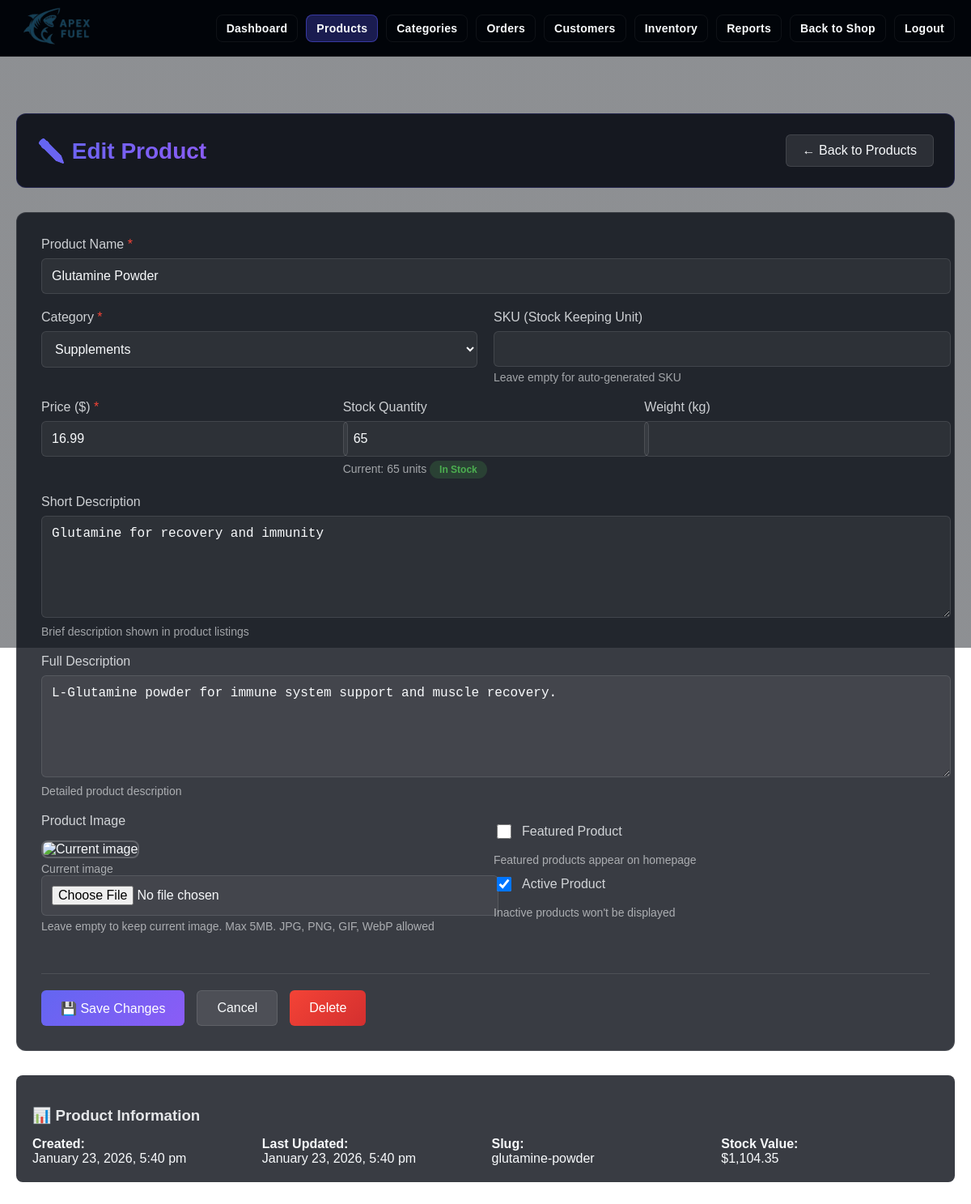
The app's page /HTML/admin/edit_product.php?id=10 (signed in) with its own data.
### tables this page shows
CREATE TABLE products (
    id INT PRIMARY KEY AUTO_INCREMENT,
    category_id INT NOT NULL,
    name VARCHAR(255) NOT NULL,
    slug VARCHAR(255) NOT NULL UNIQUE,
    description TEXT,
    short_description TEXT,
    price DECIMAL(10, 2) NOT NULL,
    compare_price DECIMAL(10, 2),
    cost_price DECIMAL(10, 2),
    sku VARCHAR(100) UNIQUE,
    barcode VARCHAR(100),
    image_url VARCHAR(500),
    image_urls JSON,
    stock_quantity INT DEFAULT 0,
    weight DECIMAL(10, 2),
    is_featured BOOLEAN DEFAULT FALSE,
    is_active BOOLEAN DEFAULT TRUE,
    tags JSON,
    specifications JSON,
    created_at TIMESTAMP DEFAULT CURRENT_TIMESTAMP,
    updated_at TIMESTAMP DEFAULT CURRENT_TIMESTAMP ON UPDATE CURRENT_TIMESTAMP,
    FOREIGN KEY (category_id) REFERENCES categories(id) ON DELETE CASCADE,
    INDEX idx_slug (slug),
    INDEX idx_category (category_id),
    INDEX idx_featured (is_featured),
    INDEX idx_active (is_active)
);

CREATE TABLE categories (
    id INT PRIMARY KEY AUTO_INCREMENT,
    name VARCHAR(100) NOT NULL UNIQUE,
    slug VARCHAR(100) NOT NULL UNIQUE,
    description TEXT,
    image_url VARCHAR(500),
    is_active BOOLEAN DEFAULT TRUE,
    created_at TIMESTAMP DEFAULT CURRENT_TIMESTAMP
);

### HTML/admin/edit_product.php (the view, shortened to what this page needs)
<?php
require_once '../../PHP/auth.php';
try {
    $conn = getDBConnection();
} catch (Exception $e) {
    die("Database connection failed: " . $e->getMessage());
}
$product_id = intval($_GET['id'] ?? 0);
$stmt = $conn->prepare("SELECT * FROM products WHERE id = ?");
$stmt->bind_param("i", $product_id);
if (!$stmt->execute()) {
    die("Execute failed: " . $stmt->error);
}
$result = $stmt->get_result();
$product = $result->fetch_assoc();
$categories_result = $conn->query("SELECT id, name FROM categories WHERE is_active = 1 ORDER BY name");
$categories = $categories_result->fetch_all(MYSQLI_ASSOC);
?>
<!DOCTYPE html>
<html lang="en">
<head>
    <link rel="stylesheet" href="../../CSS/Home.css">
    <link rel="stylesheet" href="../../CSS/admin/admin_common.css">
    <link rel="stylesheet" href="../../CSS/admin/admin_forms.css">
    <link rel="stylesheet" href="../../CSS/admin/admin_tables.css">
    <link rel="stylesheet" href="../../CSS/admin/admin_charts.css">
</head>
<body>
    <?php include 'admin_navbar.php'; ?>
    <div class="admin-container">
        <div class="admin-header">
            <h1>✏️ Edit Product</h1>
            <a href="products.php" class="admin-back-btn">← Back to Products</a>
        </div>
        <form method="POST" enctype="multipart/form-data" class="admin-form" id="productForm">
            <div class="admin-form-group">
                <label for="name" class="required">Product Name</label>
                <input type="text" id="name" name="name" class="admin-form-control"
                       value="<?php echo htmlspecialchars($product['name']); ?>"
                       required>
            </div>
            <div class="admin-form-row">
                <div class="admin-form-group">
                    <label for="category_id" class="required">Category</label>
                    <select id="category_id" name="category_id" class="admin-form-control" required>
                        <?php foreach ($categories as $category): ?>
                            <option value="<?php echo $category['id']; ?>"
                                <?php echo $product['category_id'] == $category['id'] ? 'selected' : ''; ?>>
                                <?php echo htmlspecialchars($category['name']); ?>
                            </option>
                        <?php endforeach; ?>
                    </select>
                </div>
                <div class="admin-form-group">
                    <label for="sku">SKU (Stock Keeping Unit)</label>
                    <input type="text" id="sku" name="sku" class="admin-form-control"
                           value="<?php echo htmlspecialchars($product['sku'] ?? ''); ?>">
                    <span class="admin-form-hint">Leave empty for auto-generated SKU</span>
                </div>
            </div>
            <div class="admin-form-row">
                <div class="admin-form-group">
                    <label for="price" class="required">Price ($)</label>
                    <input type="number" id="price" name="price" class="admin-form-control"
                           value="<?php echo number_format($product['price'], 2); ?>"
                           step="0.01" min="0.01" required>
                </div>
                <div class="admin-form-group">
                    <label for="stock_quantity">Stock Quantity</label>
                    <input type="number" id="stock_quantity" name="stock_quantity" class="admin-form-control"
                           value="<?php echo $product['stock_quantity']; ?>"
                           min="0">
                    <span class="admin-form-hint">
                        Current: <?php echo $product['stock_quantity']; ?> units
                        <span class="admin-stock-badge <?php echo $product['stock_quantity'] == 0 ? 'admin-stock-danger' : 'admin-stock-success'; ?>">
                            <?php echo $product['stock_quantity'] == 0 ? 'Out of Stock' : ($product['stock_quantity'] < 10 ? 'Low Stock' : 'In Stock'); ?>
                        </span>
                    </span>
                </div>
                <div class="admin-form-group">
                    <label for="weight">Weight (kg)</label>
                    <input type="number" id="weight" name="weight" class="admin-form-control"
                           value="<?php echo htmlspecialchars($product['weight'] ?? ''); ?>"
                           step="0.01" min="0">
                </div>
            </div>
            <div class="admin-form-group">
                <label for="short_description">Short Description</label>
                <textarea id="short_description" name="short_description" class="admin-form-control"
                          rows="2"><?php echo htmlspecialchars($product['short_description'] ?? ''); ?></textarea>
                <span class="admin-form-hint">Brief description shown in product listings</span>
            </div>
            <div class="admin-form-group">
                <label for="description">Full Description</label>
                <textarea id="description" name="description" class="admin-form-control"
                          rows="4"><?php echo htmlspecialchars($product['description'] ?? ''); ?></textarea>
                <span class="admin-form-hint">Detailed product description</span>
            </div>
            <div class="admin-form-row">
                <div class="admin-form-group">
                    <label for="image">Product Image</label>
                    <?php if (!empty($product['image_url'])): ?>
                        <div class="admin-current-image">
                            <img src="../../<?php echo htmlspecialchars($product['image_url']); ?>"
                                 alt="Current image"
                                 onerror="this.src='../../Images/placeholder.jpg'">
                            <span class="admin-form-hint">Current image</span>
                        </div>
                    <?php endif; ?>
                    <input type="file" id="image" name="image" class="admin-form-control" accept="image/*">
                    <span class="admin-form-hint">Leave empty to keep current image. Max 5MB. JPG, PNG, GIF, WebP allowed</span>
                </div>
                <div class="admin-form-group">
                    <div class="admin-checkbox-group">
                        <input type="checkbox" id="is_featured" name="is_featured" value="1"
                               <?php echo $product['is_featured'] ? 'checked' : ''; ?>>
                        <label for="is_featured">Featured Product</label>
                    </div>
                    <span class="admin-form-hint">Featured products appear on homepage</span>
                    <div class="admin-checkbox-group">
                        <input type="checkbox" id="is_active" name="is_active" value="1"
                               <?php echo $product['is_active'] ? 'checked' : ''; ?>>
                        <label for="is_active">Active Product</label>
                    </div>
                    <span class="admin-form-hint">Inactive products won't be displayed</span>
                </div>
            </div>
            <div class="admin-form-actions">
                <button type="submit" class="admin-btn admin-btn-primary">💾 Save Changes</button>
                <a href="products.php" class="admin-btn admin-btn-secondary">Cancel</a>
                <a href="products.php?delete=<?php echo $product_id; ?>"
                   class="admin-btn admin-btn-danger"
                   onclick="return confirm('Are you sure you want to delete this product? This will mark it as inactive.')">Delete</a>
            </div>
        </form>
        <div style="margin-top: 30px; padding: 20px; background: var(--admin-card); border-radius: 8px;">
            <h3 style="color: rgba(248,250,252,0.9); margin-bottom: 15px;">📊 Product Information</h3>
            <div style="display: grid; grid-template-columns: repeat(auto-fit, minmax(200px, 1fr)); gap: 15px;">
                <div>
                    <strong>Created:</strong><br>
                    <?php echo date('F j, Y, g:i a', strtotime($product['created_at'])); ?>
                </div>
                <div>
                    <strong>Last Updated:</strong><br>
                    <?php echo date('F j, Y, g:i a', strtotime($product['updated_at'])); ?>
                </div>
                <div>
                    <strong>Slug:</strong><br>
                    <?php echo htmlspecialchars($product['slug']); ?>
                </div>
                <div>
                    <strong>Stock Value:</strong><br>
                    $<?php echo number_format($product['stock_quantity'] * $product['price'], 2); ?>
                </div>
            </div>
        </div>
    </div>
</body>
</html>

### CSS/Home.css (style rules this page uses)
body { margin: 0; font-family: Arial, Helvetica, sans-serif; background-image: linear-gradient(rgba(3,8,15,0.45), rgba(3,8,15,0.45)), url("../Images/HomePagebackground.png"); background-size: cover; background-position: center; background-repeat: no-repeat; padding-top: 60px; }
html { scroll-behavior: smooth; }

### CSS/admin/admin_common.css (style rules this page uses)
:root { --admin-primary: #6366f1; --admin-secondary: #8b5cf6; --admin-dark: rgba(8,12,20,0.9); --admin-card: rgba(8,12,20,0.8); --admin-border: rgba(255,255,255,0.1); --admin-text: #f8fafc; --admin-text-secondary: rgba(248,250,252,0.8); --admin-success: #4CAF50; --admin-error: #f44336; --admin-warning: #FF9800; }
.admin-container { max-width: 1400px; margin: 80px auto 40px; padding: 0 20px; color: var(--admin-text); }
.admin-header { display: flex; justify-content: space-between; align-items: center; margin-bottom: 30px; padding: 25px; background: var(--admin-dark); border-radius: 12px; border: 1px solid rgba(87,87,243,0.2); }
.admin-header h1 { font-size: 28px; background: linear-gradient(135deg, var(--admin-primary), var(--admin-secondary)); -webkit-background-clip: text; -webkit-text-fill-color: transparent; margin: 0; display: flex; align-items: center; gap: 10px; }
.admin-btn { padding: 12px 24px; border-radius: 6px; text-decoration: none; border: none; font-size: 16px; font-weight: 500; transition: all 0.2s; cursor: pointer; display: inline-flex; align-items: center; gap: 8px; }
.admin-btn-primary { background: linear-gradient(135deg, var(--admin-primary), var(--admin-secondary)); color: white; }
.admin-btn-secondary { background: rgba(255,255,255,0.1); color: var(--admin-text); border: 1px solid var(--admin-border); }
.admin-btn-danger { background: linear-gradient(135deg, #f44336, #d32f2f); color: white; }
.admin-back-btn { background: rgba(255,255,255,0.1); color: var(--admin-text); padding: 10px 20px; border-radius: 6px; text-decoration: none; border: 1px solid var(--admin-border); transition: all 0.2s; }

### CSS/admin/admin_forms.css (style rules this page uses)
.admin-form { background: var(--admin-card); padding: 30px; border-radius: 12px; border: 1px solid var(--admin-border); }
.admin-form-group { margin-bottom: 20px; }
.admin-form-group label { display: block; margin-bottom: 8px; color: var(--admin-text-secondary); font-weight: 500; }
.admin-form-group label.required::after { content: ' *'; color: #f44336; }
.admin-form-control { width: 100%; padding: 12px; background: rgba(255,255,255,0.05); border: 1px solid var(--admin-border); border-radius: 6px; color: var(--admin-text); font-size: 16px; transition: border-color 0.2s; }
textarea.admin-form-control { resize: vertical; min-height: 100px; }
.admin-form-row { display: grid; grid-template-columns: repeat(auto-fit, minmax(200px, 1fr)); gap: 20px; }
.admin-checkbox-group { display: flex; align-items: center; gap: 10px; padding: 10px 0; }
.admin-checkbox-group input[type="checkbox"] { width: 18px; height: 18px; }
.admin-checkbox-group label { margin: 0; cursor: pointer; }
.admin-form-actions { display: flex; gap: 15px; margin-top: 30px; padding-top: 20px; border-top: 1px solid var(--admin-border); }
.admin-current-image { margin-top: 15px; }
.admin-current-image img { width: 150px; height: 150px; object-fit: cover; border-radius: 8px; border: 2px solid rgba(255,255,255,0.2); }
.admin-form-hint { display: block; margin-top: 5px; color: rgba(248,250,252,0.6); font-size: 14px; }

### CSS/admin/admin_tables.css (style rules this page uses)
.admin-stock-badge { padding: 4px 12px; border-radius: 20px; font-size: 12px; font-weight: 600; display: inline-block; }
.admin-stock-success { background: rgba(76, 175, 80, 0.2); color: #4CAF50; }

### records on screen
products: name "Glutamine Powder", category_id "Supplements", price "16.99", stock_quantity "65", short_description "Glutamine for recovery and immunity", description "L-Glutamine powder for immune system support and muscle recovery.", is_active "☑", created_at "January 23, 2026, 5:40 pm", updated_at "January 23, 2026, 5:40 pm", slug "glutamine-powder", $product['stock_quantity'] * $product['price'] "1,104.35"
